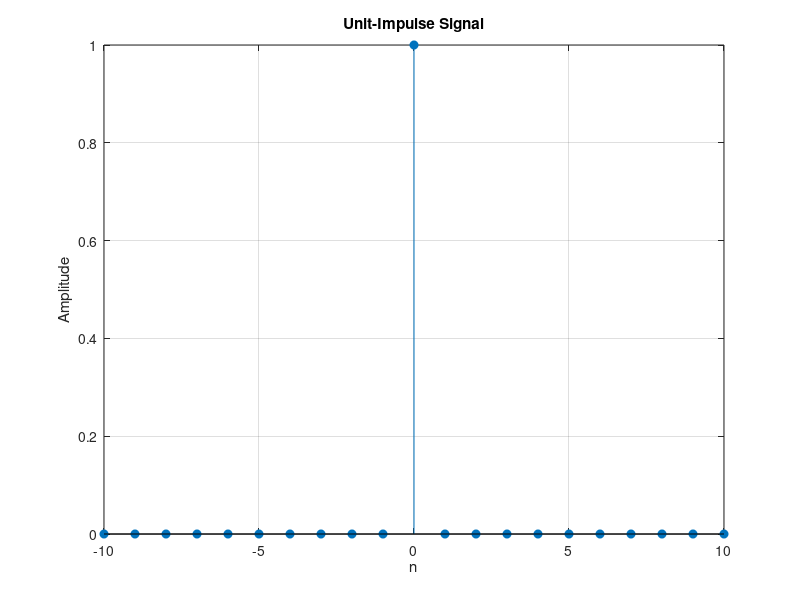

MATLAB code to generate this figure:
clc;
clear all;
close all;
n = -10:10;           % Time index
x = (n == 0);         % Unit impulse at n = 0
stem(n, x, 'filled'); %Plots circles that are hollow at the data points
xlabel('n');
ylabel('Amplitude');
title('Unit-Impulse Signal');
grid on;
